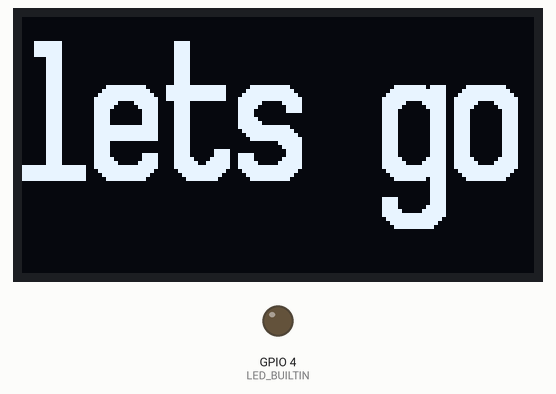
Simulated run of this program. Board: ESP32. On the bench: 128×64 one-colour display, output pins drawn as LEDs (lit = HIGH). WiFi joins after 1.5 s; servers stay silent unless stated; the camera gives no picture; what the program prints to the serial monitor is not drawn.

Above: at 1.9 s.

The program:

main.cpp
```cpp
#include <Arduino.h>
#include <WiFi.h>
#include <ESPmDNS.h>
#include <WiFiUdp.h>
#include <ArduinoOTA.h>
#include <Wire.h>
#include <Adafruit_GFX.h>
#include <Adafruit_SH1106.h>
#include <Fonts/xlmonoalt32pt7b.h>
//https://eloquentarduino.github.io/2020/01/motion-detection-with-esp32-cam-only-arduino-version/

#define CAMERA_MODEL_AI_THINKER

#include "esp_camera.h"
#include "camera_pins.h"

#define FRAME_SIZE FRAMESIZE_QVGA
#define WIDTH 320
#define HEIGHT 240
#define BLOCK_SIZE 10
#define W (WIDTH / BLOCK_SIZE)
#define H (HEIGHT / BLOCK_SIZE)
#define BLOCK_DIFF_THRESHOLD 0.3
#define IMAGE_DIFF_THRESHOLD 0.35
#define LED_BUILTIN 4
#define DEBUG 0
#define scWIDTH 128   // OLED display width, in pixels
#define scHEIGHT 64   // OLED display height, in pixels
#define OLED_RESET -1 // Reset pin # (or -1 if sharing Arduino reset pin)

uint16_t prev_frame[H][W] = {0};
uint16_t current_frame[H][W] = {0};

bool setup_camera(framesize_t);
bool capture_still();
bool motion_detect();
void update_frame();
void print_frame(uint16_t frame[H][W]);

const char *ssid = "Stump";
const char *password = "";

int laps = 0;

Adafruit_SH1106 display(14, 15);

void setup()
{
  // put your setup code here, to run once:
  Wire.begin();
  Serial.begin(115200);

  // put your setup code here, to run once:
  display.begin(SH1106_SWITCHCAPVCC, 0x3C);

  Serial.println("Booting");
  WiFi.mode(WIFI_STA);
  WiFi.begin(ssid, password);
  while (WiFi.waitForConnectResult() != WL_CONNECTED)
  {
    Serial.println("Connection Failed! Rebooting...");
    delay(5000);
    ESP.restart();
  }
  ArduinoOTA.setHostname("scooter");
  ArduinoOTA
      .onStart([]() {
        String type;
        if (ArduinoOTA.getCommand() == U_FLASH)
          type = "sketch";
        else // U_SPIFFS
          type = "filesystem";

        // NOTE: if updating SPIFFS this would be the place to unmount SPIFFS using SPIFFS.end()
        Serial.println("Start updating " + type);
      })
      .onEnd([]() {
        Serial.println("\nEnd");
      })
      .onProgress([](unsigned int progress, unsigned int total) {
        Serial.printf("Progress: %u%%\r", (progress / (total / 100)));
      })
      .onError([](ota_error_t error) {
        Serial.printf("Error[%u]: ", error);
        if (error == OTA_AUTH_ERROR)
          Serial.println("Auth Failed");
        else if (error == OTA_BEGIN_ERROR)
          Serial.println("Begin Failed");
        else if (error == OTA_CONNECT_ERROR)
          Serial.println("Connect Failed");
        else if (error == OTA_RECEIVE_ERROR)
          Serial.println("Receive Failed");
        else if (error == OTA_END_ERROR)
          Serial.println("End Failed");
      });

  ArduinoOTA.begin();

  Serial.println("Ready");
  Serial.print("IP address: ");
  Serial.println(WiFi.localIP());

  Serial.println(setup_camera(FRAME_SIZE) ? "OK" : "ERR INIT");

  display.clearDisplay();
  display.display();
  display.setRotation(0);
  //display.setTextSize(3);
  display.setTextWrap(false);
  display.setFont(&xlmonoalt32pt7b);
  //display.setTextSize(fontsize);
  display.setTextColor(WHITE);
  display.setCursor(0, 40);
  display.println("lets go");

  display.display();

  pinMode(LED_BUILTIN, OUTPUT); //Specify that LED pin is output
}

void loop()
{
  // put your main code here, to run repeatedly:

  if (!capture_still())
  {
    Serial.println("Failed capture");
    delay(3000);

    return;
  }

  if (motion_detect())
  {
    Serial.println("Motion detected");

    laps++;
    digitalWrite(LED_BUILTIN, HIGH);
    delay(100);
    digitalWrite(LED_BUILTIN, LOW);
    delay(100);
    display.clearDisplay();
    display.display();
    display.setRotation(0);
    //display.setTextSize(3);
    display.setTextWrap(false);
    display.setFont(&xlmonoalt32pt7b);
    //display.setTextSize(fontsize);
    display.setTextColor(WHITE);
    display.setCursor(0, 40);
    display.println(laps);

    display.display();
    delay(2000);
  }

  update_frame();
  Serial.println("=================");

  ArduinoOTA.handle();
}

bool setup_camera(framesize_t frameSize)
{
  camera_config_t config;

  config.ledc_channel = LEDC_CHANNEL_0;
  config.ledc_timer = LEDC_TIMER_0;
  config.pin_d0 = Y2_GPIO_NUM;
  config.pin_d1 = Y3_GPIO_NUM;
  config.pin_d2 = Y4_GPIO_NUM;
  config.pin_d3 = Y5_GPIO_NUM;
  config.pin_d4 = Y6_GPIO_NUM;
  config.pin_d5 = Y7_GPIO_NUM;
  config.pin_d6 = Y8_GPIO_NUM;
  config.pin_d7 = Y9_GPIO_NUM;
  config.pin_xclk = XCLK_GPIO_NUM;
  config.pin_pclk = PCLK_GPIO_NUM;
  config.pin_vsync = VSYNC_GPIO_NUM;
  config.pin_href = HREF_GPIO_NUM;
  config.pin_sscb_sda = SIOD_GPIO_NUM;
  config.pin_sscb_scl = SIOC_GPIO_NUM;
  config.pin_pwdn = PWDN_GPIO_NUM;
  config.pin_reset = RESET_GPIO_NUM;
  config.xclk_freq_hz = 20000000;
  config.pixel_format = PIXFORMAT_GRAYSCALE;
  config.frame_size = frameSize;
  config.jpeg_quality = 12;
  config.fb_count = 1;

  bool ok = esp_camera_init(&config) == ESP_OK;

  sensor_t *sensor = esp_camera_sensor_get();
  sensor->set_framesize(sensor, frameSize);

  return ok;
}

/**
 * Capture image and do down-sampling
 */
bool capture_still()
{
  camera_fb_t *frame_buffer = esp_camera_fb_get();

  if (!frame_buffer)
    return false;

  // set all 0s in current frame
  for (int y = 0; y < H; y++)
    for (int x = 0; x < W; x++)
      current_frame[y][x] = 0;

  // down-sample image in blocks
  for (uint32_t i = 0; i < WIDTH * HEIGHT; i++)
  {
    const uint16_t x = i % WIDTH;
    const uint16_t y = floor(i / WIDTH);
    const uint8_t block_x = floor(x / BLOCK_SIZE);
    const uint8_t block_y = floor(y / BLOCK_SIZE);
    const uint8_t pixel = frame_buffer->buf[i];
    const uint16_t current = current_frame[block_y][block_x];

    // average pixels in block (accumulate)
    current_frame[block_y][block_x] += pixel;
  }

  // average pixels in block (rescale)
  for (int y = 0; y < H; y++)
    for (int x = 0; x < W; x++)
      current_frame[y][x] /= BLOCK_SIZE * BLOCK_SIZE;

#if DEBUG
  Serial.println("Current frame:");
  print_frame(current_frame);
  Serial.println("---------------");
#endif

  return true;
}

/**
 * Compute the number of different blocks
 * If there are enough, then motion happened
 */
bool motion_detect()
{
  uint16_t changes = 0;
  const uint16_t blocks = (WIDTH * HEIGHT) / (BLOCK_SIZE * BLOCK_SIZE);

  for (int y = 0; y < H; y++)
  {
    for (int x = 0; x < W; x++)
    {
      float current = current_frame[y][x];
      float prev = prev_frame[y][x];
      float delta = abs(current - prev) / prev;

      if (delta >= BLOCK_DIFF_THRESHOLD)
      {
#if DEBUG
        Serial.print("diff\t");
        Serial.print(y);
        Serial.print('\t');
        Serial.println(x);
#endif

        changes += 1;
      }
    }
  }

  Serial.print("Changed ");
  Serial.print(changes);
  Serial.print(" out of ");
  Serial.println(blocks);

  return (1.0 * changes / blocks) > IMAGE_DIFF_THRESHOLD;
}

/**
 * Copy current frame to previous
 */
void update_frame()
{
  for (int y = 0; y < H; y++)
  {
    for (int x = 0; x < W; x++)
    {
      prev_frame[y][x] = current_frame[y][x];
    }
  }
}

/**
 * For serial debugging
 * @param frame
 */
void print_frame(uint16_t frame[H][W])
{
  for (int y = 0; y < H; y++)
  {
    for (int x = 0; x < W; x++)
    {
      Serial.print(frame[y][x]);
      Serial.print('\t');
    }

    Serial.println();
  }
}
```

camera_pins.h
```cpp
#if defined(CAMERA_MODEL_WROVER_KIT)
#define PWDN_GPIO_NUM    -1
#define RESET_GPIO_NUM   -1
#define XCLK_GPIO_NUM    21
#define SIOD_GPIO_NUM    26
#define SIOC_GPIO_NUM    27

#define Y9_GPIO_NUM      35
#define Y8_GPIO_NUM      34
#define Y7_GPIO_NUM      39
#define Y6_GPIO_NUM      36
#define Y5_GPIO_NUM      19
#define Y4_GPIO_NUM      18
#define Y3_GPIO_NUM       5
#define Y2_GPIO_NUM       4
#define VSYNC_GPIO_NUM   25
#define HREF_GPIO_NUM    23
#define PCLK_GPIO_NUM    22

#elif defined(CAMERA_MODEL_ESP_EYE)
#define PWDN_GPIO_NUM    -1
#define RESET_GPIO_NUM   -1
#define XCLK_GPIO_NUM    4
#define SIOD_GPIO_NUM    18
#define SIOC_GPIO_NUM    23

#define Y9_GPIO_NUM      36
#define Y8_GPIO_NUM      37
#define Y7_GPIO_NUM      38
#define Y6_GPIO_NUM      39
#define Y5_GPIO_NUM      35
#define Y4_GPIO_NUM      14
#define Y3_GPIO_NUM      13
#define Y2_GPIO_NUM      34
#define VSYNC_GPIO_NUM   5
#define HREF_GPIO_NUM    27
#define PCLK_GPIO_NUM    25

#elif defined(CAMERA_MODEL_M5STACK_PSRAM)
#define PWDN_GPIO_NUM     -1
#define RESET_GPIO_NUM    15
#define XCLK_GPIO_NUM     27
#define SIOD_GPIO_NUM     25
#define SIOC_GPIO_NUM     23

#define Y9_GPIO_NUM       19
#define Y8_GPIO_NUM       36
#define Y7_GPIO_NUM       18
#define Y6_GPIO_NUM       39
#define Y5_GPIO_NUM        5
#define Y4_GPIO_NUM       34
#define Y3_GPIO_NUM       35
#define Y2_GPIO_NUM       32
#define VSYNC_GPIO_NUM    22
#define HREF_GPIO_NUM     26
#define PCLK_GPIO_NUM     21

#elif defined(CAMERA_MODEL_M5STACK_WIDE)
#define PWDN_GPIO_NUM     -1
#define RESET_GPIO_NUM    15
#define XCLK_GPIO_NUM     27
#define SIOD_GPIO_NUM     22
#define SIOC_GPIO_NUM     23

#define Y9_GPIO_NUM       19
#define Y8_GPIO_NUM       36
#define Y7_GPIO_NUM       18
#define Y6_GPIO_NUM       39
#define Y5_GPIO_NUM        5
#define Y4_GPIO_NUM       34
#define Y3_GPIO_NUM       35
#define Y2_GPIO_NUM       32
#define VSYNC_GPIO_NUM    25
#define HREF_GPIO_NUM     26
#define PCLK_GPIO_NUM     21

#elif defined(CAMERA_MODEL_AI_THINKER)
#define PWDN_GPIO_NUM     32
#define RESET_GPIO_NUM    -1
#define XCLK_GPIO_NUM      0
#define SIOD_GPIO_NUM     26
#define SIOC_GPIO_NUM     27

#define Y9_GPIO_NUM       35
#define Y8_GPIO_NUM       34
#define Y7_GPIO_NUM       39
#define Y6_GPIO_NUM       36
#define Y5_GPIO_NUM       21
#define Y4_GPIO_NUM       19
#define Y3_GPIO_NUM       18
#define Y2_GPIO_NUM        5
#define VSYNC_GPIO_NUM    25
#define HREF_GPIO_NUM     23
#define PCLK_GPIO_NUM     22

#else
#error "Camera model not selected"
#endif
```

Source omitted: onoalt32pt7b.h (data table, 37778 bytes)
